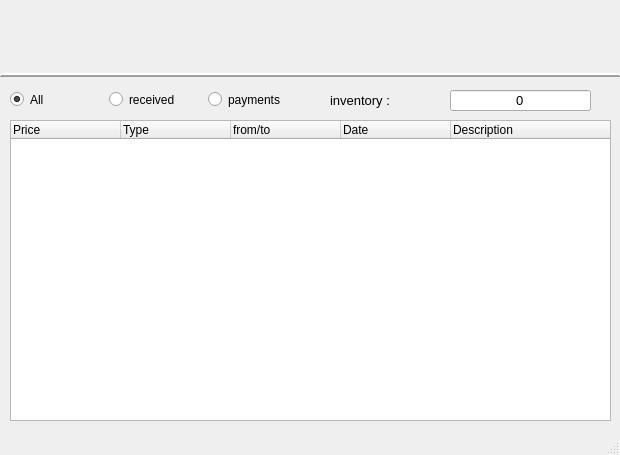
<?xml version="1.0" encoding="UTF-8"?>
<ui version="4.0">
 <class>MainWindow</class>
 <widget class="QMainWindow" name="MainWindow">
  <property name="geometry">
   <rect>
    <x>0</x>
    <y>0</y>
    <width>620</width>
    <height>455</height>
   </rect>
  </property>
  <property name="minimumSize">
   <size>
    <width>620</width>
    <height>455</height>
   </size>
  </property>
  <property name="windowTitle">
   <string>Manager Money</string>
  </property>
  <property name="windowIcon">
   <iconset>
    <normaloff>C:/Users/POOYA/Pictures/2460830-200.png</normaloff>C:/Users/POOYA/Pictures/2460830-200.png</iconset>
  </property>
  <widget class="QWidget" name="centralwidget">
   <widget class="QPushButton" name="btn_add">
    <property name="geometry">
     <rect>
      <x>10</x>
      <y>5</y>
      <width>60</width>
      <height>60</height>
     </rect>
    </property>
    <property name="text">
     <string/>
    </property>
    <property name="icon">
     <iconset>
      <normaloff>C:/Users/POOYA/Pictures/add-vector-icon-transparent-png-clipart-free-download-ywd-add-icon-png-1600_1600.png</normaloff>C:/Users/POOYA/Pictures/add-vector-icon-transparent-png-clipart-free-download-ywd-add-icon-png-1600_1600.png</iconset>
    </property>
    <property name="iconSize">
     <size>
      <width>55</width>
      <height>55</height>
     </size>
    </property>
    <property name="flat">
     <bool>true</bool>
    </property>
   </widget>
   <widget class="QPushButton" name="btn_setting">
    <property name="geometry">
     <rect>
      <x>250</x>
      <y>5</y>
      <width>60</width>
      <height>60</height>
     </rect>
    </property>
    <property name="text">
     <string/>
    </property>
    <property name="icon">
     <iconset>
      <normaloff>C:/Users/POOYA/Pictures/103-512.png</normaloff>C:/Users/POOYA/Pictures/103-512.png</iconset>
    </property>
    <property name="iconSize">
     <size>
      <width>55</width>
      <height>55</height>
     </size>
    </property>
    <property name="flat">
     <bool>true</bool>
    </property>
   </widget>
   <widget class="QPushButton" name="btn_info">
    <property name="geometry">
     <rect>
      <x>330</x>
      <y>5</y>
      <width>60</width>
      <height>60</height>
     </rect>
    </property>
    <property name="text">
     <string/>
    </property>
    <property name="icon">
     <iconset>
      <normaloff>C:/Users/POOYA/Pictures/crop-supply-computer-icons-blog-info.jpg</normaloff>C:/Users/POOYA/Pictures/crop-supply-computer-icons-blog-info.jpg</iconset>
    </property>
    <property name="iconSize">
     <size>
      <width>55</width>
      <height>55</height>
     </size>
    </property>
    <property name="flat">
     <bool>true</bool>
    </property>
   </widget>
   <widget class="Line" name="line">
    <property name="geometry">
     <rect>
      <x>0</x>
      <y>65</y>
      <width>621</width>
      <height>21</height>
     </rect>
    </property>
    <property name="frameShadow">
     <enum>QFrame::Raised</enum>
    </property>
    <property name="lineWidth">
     <number>2</number>
    </property>
    <property name="orientation">
     <enum>Qt::Horizontal</enum>
    </property>
   </widget>
   <widget class="QPushButton" name="btn_s_g">
    <property name="geometry">
     <rect>
      <x>170</x>
      <y>5</y>
      <width>60</width>
      <height>60</height>
     </rect>
    </property>
    <property name="text">
     <string/>
    </property>
    <property name="icon">
     <iconset>
      <normaloff>C:/Users/POOYA/Pictures/851292_multimedia_512x512.png</normaloff>C:/Users/POOYA/Pictures/851292_multimedia_512x512.png</iconset>
    </property>
    <property name="iconSize">
     <size>
      <width>50</width>
      <height>50</height>
     </size>
    </property>
    <property name="flat">
     <bool>true</bool>
    </property>
   </widget>
   <widget class="QPushButton" name="btn_delete">
    <property name="geometry">
     <rect>
      <x>90</x>
      <y>5</y>
      <width>60</width>
      <height>60</height>
     </rect>
    </property>
    <property name="text">
     <string/>
    </property>
    <property name="icon">
     <iconset>
      <normaloff>C:/Users/POOYA/Pictures/delete-icon-of-glyph-style-available-in-svg-png-eps-ai-icon-delete-icon-png-512_512.png</normaloff>C:/Users/POOYA/Pictures/delete-icon-of-glyph-style-available-in-svg-png-eps-ai-icon-delete-icon-png-512_512.png</iconset>
    </property>
    <property name="iconSize">
     <size>
      <width>55</width>
      <height>55</height>
     </size>
    </property>
    <property name="flat">
     <bool>true</bool>
    </property>
   </widget>
   <widget class="QTreeWidget" name="treeWidget">
    <property name="geometry">
     <rect>
      <x>10</x>
      <y>120</y>
      <width>601</width>
      <height>301</height>
     </rect>
    </property>
    <property name="font">
     <font>
      <pointsize>9</pointsize>
     </font>
    </property>
    <property name="frameShadow">
     <enum>QFrame::Plain</enum>
    </property>
    <property name="autoScroll">
     <bool>true</bool>
    </property>
    <property name="tabKeyNavigation">
     <bool>false</bool>
    </property>
    <property name="showDropIndicator" stdset="0">
     <bool>true</bool>
    </property>
    <property name="dragEnabled">
     <bool>false</bool>
    </property>
    <property name="dragDropOverwriteMode">
     <bool>false</bool>
    </property>
    <property name="defaultDropAction">
     <enum>Qt::IgnoreAction</enum>
    </property>
    <property name="alternatingRowColors">
     <bool>true</bool>
    </property>
    <property name="selectionMode">
     <enum>QAbstractItemView::SingleSelection</enum>
    </property>
    <property name="autoExpandDelay">
     <number>-1</number>
    </property>
    <property name="indentation">
     <number>0</number>
    </property>
    <attribute name="headerDefaultSectionSize">
     <number>110</number>
    </attribute>
    <column>
     <property name="text">
      <string>Price</string>
     </property>
    </column>
    <column>
     <property name="text">
      <string>Type</string>
     </property>
    </column>
    <column>
     <property name="text">
      <string>from/to</string>
     </property>
    </column>
    <column>
     <property name="text">
      <string>Date</string>
     </property>
    </column>
    <column>
     <property name="text">
      <string>Description</string>
     </property>
    </column>
   </widget>
   <widget class="QLabel" name="txt_inventory">
    <property name="geometry">
     <rect>
      <x>330</x>
      <y>90</y>
      <width>111</width>
      <height>20</height>
     </rect>
    </property>
    <property name="font">
     <font>
      <pointsize>10</pointsize>
     </font>
    </property>
    <property name="text">
     <string>inventory : </string>
    </property>
   </widget>
   <widget class="QLineEdit" name="txtline_inventory">
    <property name="geometry">
     <rect>
      <x>450</x>
      <y>90</y>
      <width>141</width>
      <height>21</height>
     </rect>
    </property>
    <property name="font">
     <font>
      <pointsize>10</pointsize>
     </font>
    </property>
    <property name="text">
     <string>0</string>
    </property>
    <property name="alignment">
     <set>Qt::AlignCenter</set>
    </property>
    <property name="readOnly">
     <bool>true</bool>
    </property>
   </widget>
   <widget class="QWidget" name="layoutWidget">
    <property name="geometry">
     <rect>
      <x>10</x>
      <y>90</y>
      <width>291</width>
      <height>19</height>
     </rect>
    </property>
    <layout class="QHBoxLayout" name="horizontalLayout">
     <item>
      <widget class="QRadioButton" name="rdb_all">
       <property name="text">
        <string>All</string>
       </property>
       <property name="checked">
        <bool>true</bool>
       </property>
      </widget>
     </item>
     <item>
      <widget class="QRadioButton" name="rdb_received">
       <property name="text">
        <string>received</string>
       </property>
      </widget>
     </item>
     <item>
      <widget class="QRadioButton" name="rdb_payments">
       <property name="text">
        <string>payments</string>
       </property>
      </widget>
     </item>
    </layout>
   </widget>
  </widget>
  <widget class="QMenuBar" name="menubar">
   <property name="geometry">
    <rect>
     <x>0</x>
     <y>0</y>
     <width>620</width>
     <height>21</height>
    </rect>
   </property>
  </widget>
  <widget class="QStatusBar" name="statusbar"/>
 </widget>
 <resources/>
 <connections/>
</ui>
